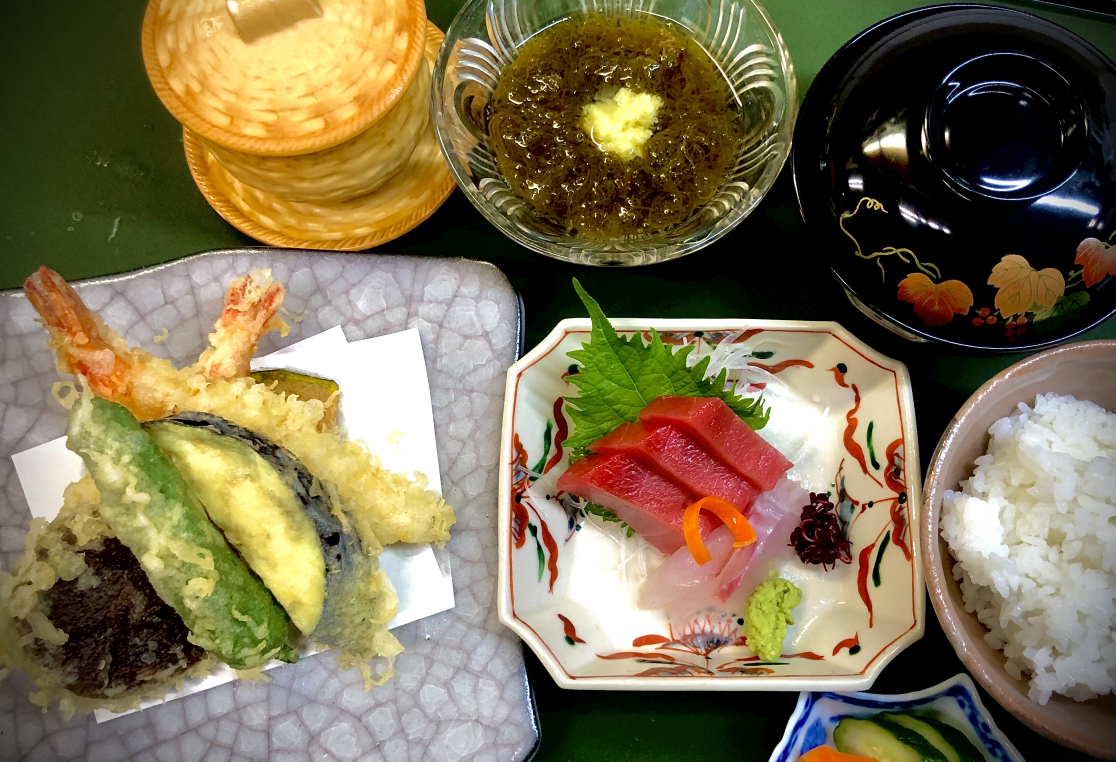
#> input picture app/upload/001/11A76645-5F9D-4709-9EB6-DE117AB950E1.jpg, 3348 x 2284 px (shown at 1/3 size)
$ python -i upload.py   (imports and definitions only)
#> lines starting #> are read from the running program, lines starting #| are printed output that depends on the picture
#from asyncio.windows_events import NULL
from PIL import Image, ImageDraw, ImageFilter, ImageFont
import os
import glob

frame ={
    "width": 150,
    "height": 150,
    "crops": True,
}
icon = {
    "jpg":{ "isImage": True},
    "gif":{ "isImage": True},
    "png":{ "isImage": True},
    "zip":{
        "isImage": False,
        "b_r" : 0x87,
        "b_g" : 0xCE,
        "b_b" : 0xEB,
        "f_sz": 48,
        "f_x": 15,
        "f_y": 50,
        "title": "ZIP",
    },
    "doc":{
        "isImage": False,
        "b_r" : 0x7F,
        "b_g" : 0xFF,
        "b_b" : 0xD4,
        "f_sz": 24,
        "f_x": 15,
        "f_y": 50,
        "title": "Word\nDocument",
    },
    "pdf":{
        "isImage": False,
        "b_r" : 0xFF,
        "b_g" : 0xC0,
        "b_b" : 0xCB,
        "f_sz": 48,
        "f_x": 15,
        "f_y": 50,
        "title": "PDF",
    },
    "csv":{
        "isImage": False,
        "b_r" : 0xFF,
        "b_g" : 0xC0,
        "b_b" : 0xCB,
        "f_sz": 48,
        "f_x": 15,
        "f_y": 50,
        "title": "CSV",
    },
    "unknown":{
        "isImage": False,
        "b_r" : 0xC0,
        "b_g" : 0xC0,
        "b_b" : 0xC0,
        "f_sz": 24,
        "f_x": 15,
        "f_y": 50,
        "title": "Unknown",
    },
}
def crop_center(pil_img, crop_width, crop_height):
    img_width, img_height = pil_img.size
    return pil_img.crop(((img_width - crop_width) // 2,
                         (img_height - crop_height) // 2,
                         (img_width + crop_width) // 2,
                         (img_height + crop_height) // 2))
def crop_max_square(pil_img):
    return crop_center(pil_img, min(pil_img.size), min(pil_img.size))

# [14 lines left out: function chext, not called in this run]


def make_thumb(filename,save_dir="./thumbs"):
#> called with save_dir = './thumbs'
    if os.path.isfile(filename) == False: return
    basename = os.path.basename(filename)
    dirname =  os.path.dirname(filename)
    fname = basename.split('.')[0].lower()
    ext = basename.split('.')[1].lower()

    print(ext)

    if ext in icon.keys():
        pass
    else:
        ext = "unknown"

    if icon[ext]['isImage']:
        #print("FILE:",filename)
        #print("SAVE_DIR:",save_dir)
        #print("BASE NAME:",basename)
        im = Image.open(filename)
#> im is the input picture: PIL image 3348x2284 RGB; mean R, G, B 126.1, 113, 81.8
        thumb_width = frame['width']

        im_crop_maxsq = crop_max_square(im)
#> in crop_center, `return pil_img.crop(((img_width - crop_width) // 2, (img_height - crop..`:
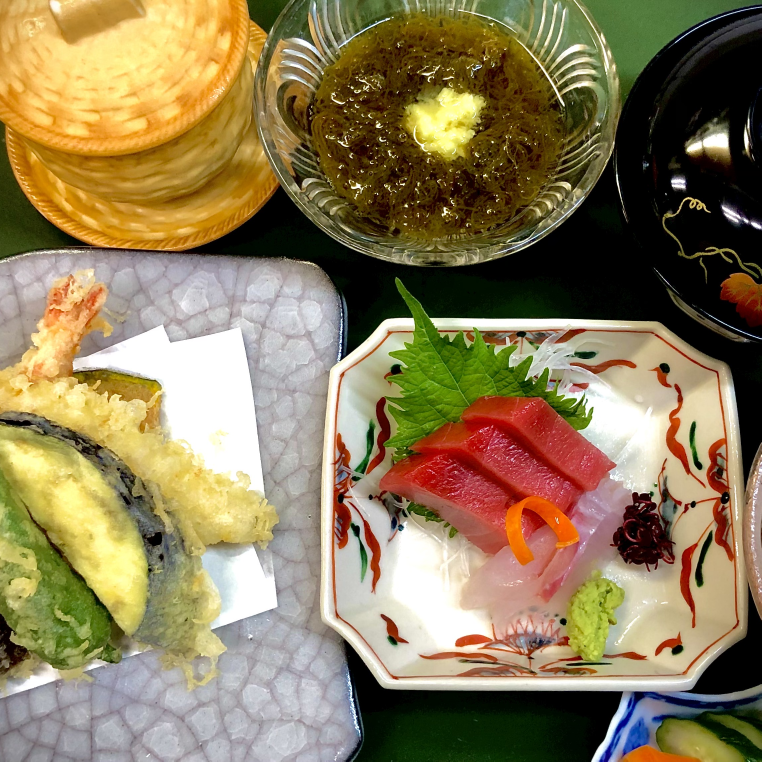
#> returned value: PIL image 2284x2284 RGB (shown at 1/3 size); mean R, G, B 141.2, 124.8, 88.6
        im_thumb  = im_crop_maxsq.resize((thumb_width,thumb_width))
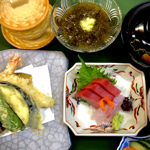
#> im_thumb: PIL image 150x150 RGB; mean R, G, B 141.3, 124.9, 88.7
        os.makedirs(save_dir, exist_ok=True)
        im_thumb.save(f'{save_dir}/{basename}', quality=95)

    else:
        im = Image.new("RGB", (frame['width'], frame['height']), (icon[ext]['b_r'], icon[ext]['b_g'], icon[ext]['b_b']))
        draw = ImageDraw.Draw(im)
        font = ImageFont.truetype('ipaexg.ttf', icon[ext]['f_sz'])
        draw.multiline_text((icon[ext]['f_x'], icon[ext]['f_y']), icon[ext]['title'], fill=(0, 0, 0), font=font)
        os.makedirs(save_dir, exist_ok=True)
        im.save(f'{save_dir}/{fname}.png', quality=95)


    return

# [66 lines left out: functions save_file, remove_files, remove_files2, get_flist, not called in this run]


# [5 lines not run here, left out]

>>> result = make_thumb('001/11A76645-5F9D-4709-9EB6-DE117AB950E1.jpg')
